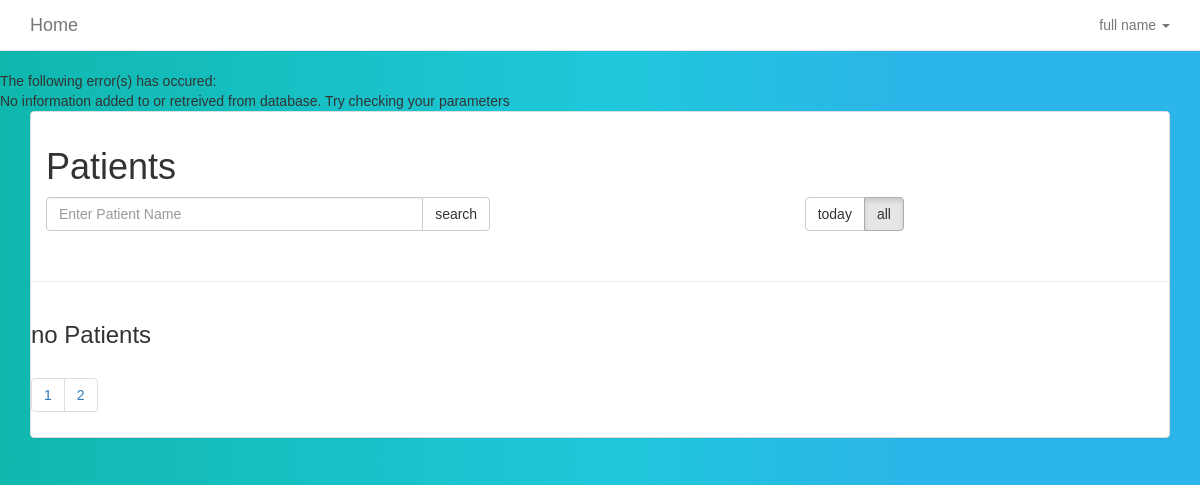
Page /patients?pg=3&misc=2 (signed in) on the earlier database version.
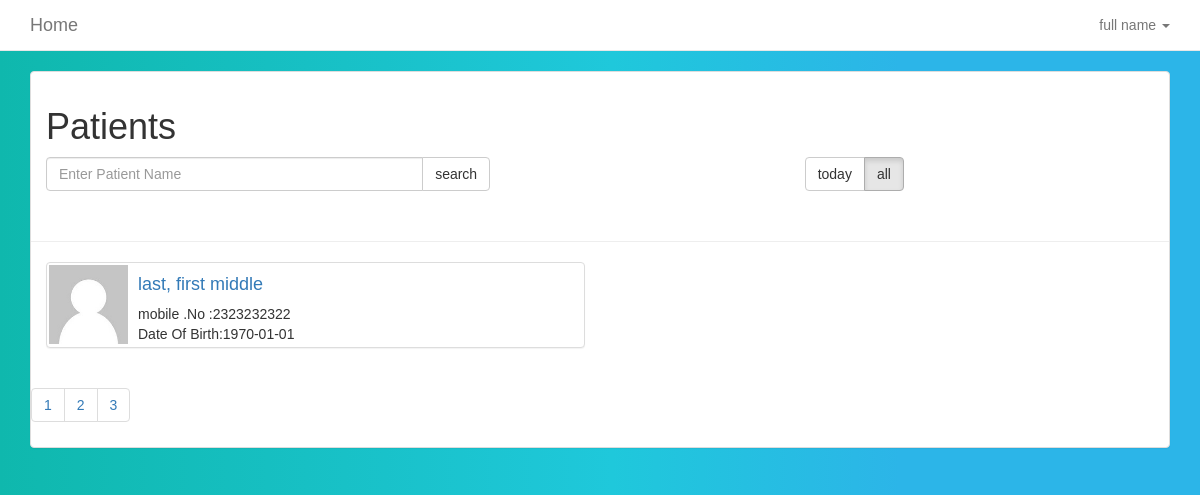
Same page on the later database version.
### tables this page shows
CREATE TABLE `patient_details` (
  `patient_id` varchar(30) NOT NULL,
  `patient_name` varchar(50) NOT NULL,
  `birthday` date NOT NULL,
  `phonenumber` varchar(50) NOT NULL,
  `national_id` varchar(50) NOT NULL,
  `status` varchar(11) NOT NULL,
  `gender` varchar(10) NOT NULL,
  `created_at` timestamp NOT NULL DEFAULT CURRENT_TIMESTAMP
);

### views_user/patients.php (the view, shortened to what this page needs)
<?php
$page = isset($_GET['pg']) ? $_GET['pg']:1;
$misc = isset($_GET['misc']) ? $_GET['misc']:1;
switch ($misc) {
     case 2:
     $miscellaneous =" ";
     break;
}
$start = ($page > 1) ?($page *12)-12 :0;
$url_search = "";
$sql_patients = "SELECT patient_id, patient_name, phonenumber, birthday FROM patient_details" . $miscellaneous . "LIMIT {$start} , 12";
$p_count ="SELECT COUNT(*) FROM patient_details " . $miscellaneous ;
$patients = db_query($sql_patients);
?>
<div class="section">
      <div class="container">
          <div class="panel panel-default panel-faded">
          <div class="panel-body">
        <div class="row">
         <div class="col-md-12">
            <h1>Patients</h1>
          </div>
          <div class="col-md-5">
            <form role="form" method="get">
              <div class="form-group">
                <div class="input-group">
                  <input type="text" class="form-control" name="search" placeholder="Enter Patient Name">
                  <span class="input-group-btn">
                    <button class="btn btn-default" type="submit">search</button>
                  </span>
                </div>
              </div>
            </form>
          </div>
          <div class="col-md-offset-3 col-md-4">
            <div class="btn-group">
              <a href="<?php echo "patients?misc=1" ?>" class="btn btn-default <?php if($misc== 1)echo "active";?>"">today</a>
              <a href="<?php echo "patients?misc=2" ?>" class="btn btn-default <?php if($misc== 2)echo "active";?>">all</a>
            </div>
          </div>
          </div>
          </div>
        <div class="row">
          <div class="col-md-12">
            <hr>
          </div>
        </div>
        <div class="row">
          <div class="col-md-12">
              <ul class="media-list">
               <?php if($patients->num_rows > 0): ?>
                 <?php while ($row = $patients->fetch_assoc()) { ?>
                 <li class="col-md-6">
                  <div class="panel panel-default panel-faded">
                    <div class=" file-list">
                        <a class="pull-left img--space" href="patientinfo?id=<?php echo $row["patient_id"]?>"><img class="media-object" src="assets/img/avatar.jpg" height="79" width="79"></a>
                        <div class="media-body">
                          <a href="patientinfo?id=<?php echo $row['patient_id'];?>" ><h4 class="name"><?php echo $row["patient_name"];?></h4></a>
                          <div> mobile .No :<?php echo $row["phonenumber"];?></div>
                          <div> Date Of Birth:<?php echo $row["birthday"];?></div>
                        </div>
                    </div>
                  </div>
                 </li>
                 <?php } ?>
                  <?php else: ?>
            <h3>  no Patients </h3>
          <?php endif; ?>
               </ul>
          </div>
        </div>
        <?php
          $res = db_query($p_count);
          $tot = $res->fetch_assoc();
          $tot = $tot['COUNT(*)'];
          $total = ceil($tot/12);
        ?>
        <div class="row">
        <div class="col-md-12">
        <ul class="pagination">
        <?php for($x = 1;$x <= $total ; $x++): ?>
          <li><a href="patients?pg=<?php echo $x.$url_search."&misc=".$misc; ?>"><?php echo $x; ?></a></li>
        <?php endfor; ?>
        </ul>
        </div>
        </div>
      </div>
      </div>
    </div>

### app/conn_db.php (shortened to what this page needs)
<?php
$conn = "";
function affected() {
    global $conn, $rows_affected;
    $rows_affected = mysqli_affected_rows($conn);
    if ($rows_affected < 1) {
        $error_sql ="No information added to or retreived from database. Try checking your parameters" . "<br>";
        error_handler($error_sql, mysqli_errno($conn), mysqli_error($conn));
        return 0;
    }
    else {
        return $rows_affected;
    }
}
function error_handler($error_msg, $mysqli_errno, $mysqli_errmsg) {
    echo "The following error(s) has occured:" . "<br>" . $error_msg;
}
function db_query($sql) {
    global $conn;
    $result = $conn->query($sql);
    affected();
    if ($result == FALSE) {
        $error_sql = "Error querying db, check sql statement" . "<br>";
        error_handler($error_sql, mysqli_errno($conn), mysqli_error($conn));
    }
    else {
        return $result;
    }
}
?>

Differences in the rows shown:
added patient_details: patient_name "last, first middle", phonenumber "2323232322", birthday "1970-01-01"
Other differences:
new list line: "3"
text no longer shown: "The following error(s) has occured: No information added to or retreived from database. Try checking your parameters no Patients"
